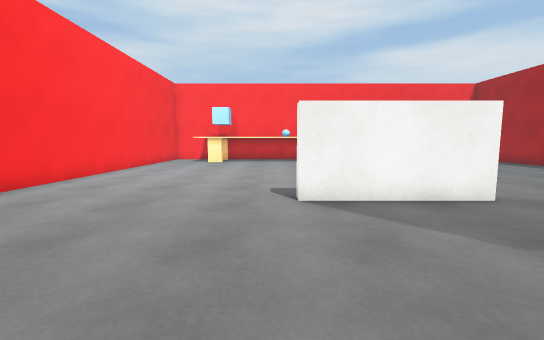
View 1 (above)

16 first-person views from a walk through a 3-D level made in the Unity game engine. The camera is 1.2 m above the floor, tilts 6° down and sees 90° across. The floor is counted in squares, 1 m on a side. Each view is taken from the middle of a square. On the plan, view 1 faces up. The plan holds only what a view shows up to about 13 squares ahead; the rest is blank. The player is left out. Surface patterns are stand-ins for the level's own textures.

View 2
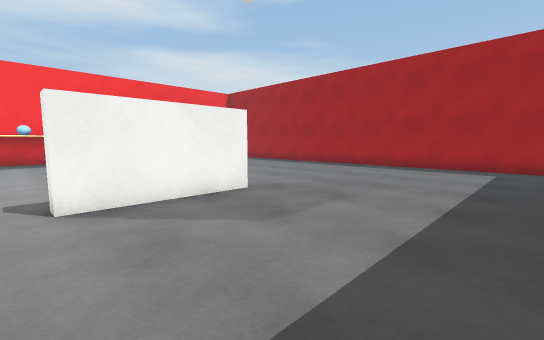

View 3
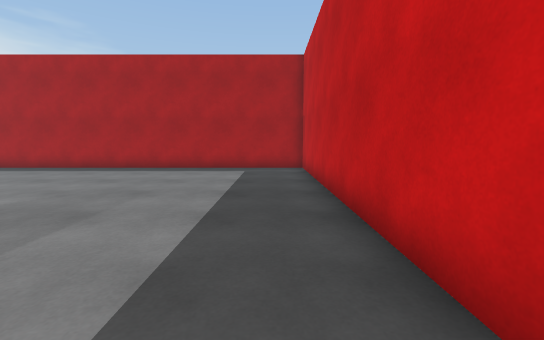

View 4
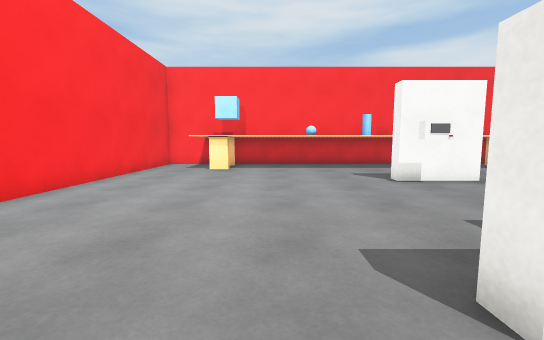

View 5
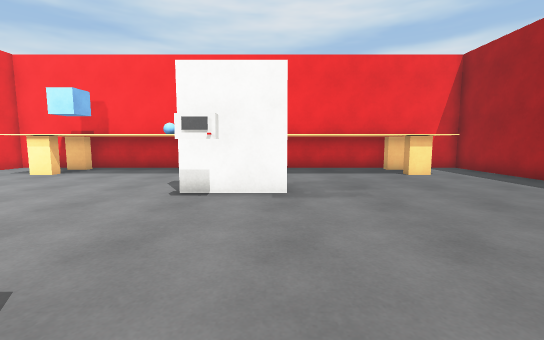

View 6
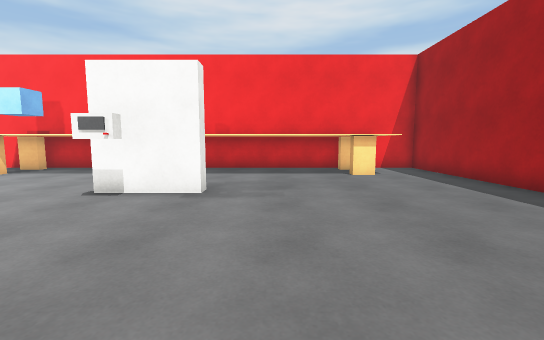

View 7
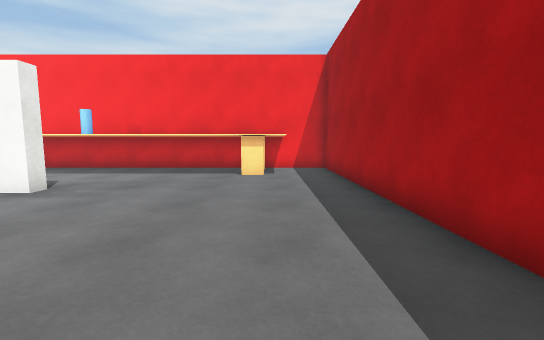

View 8
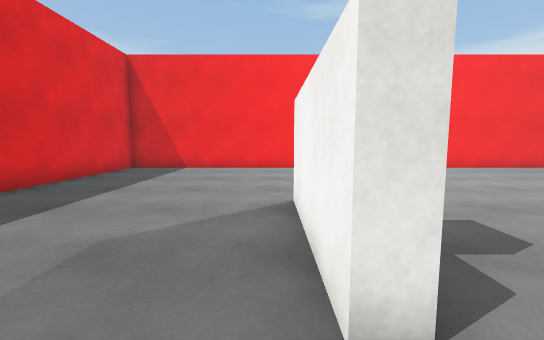

View 9
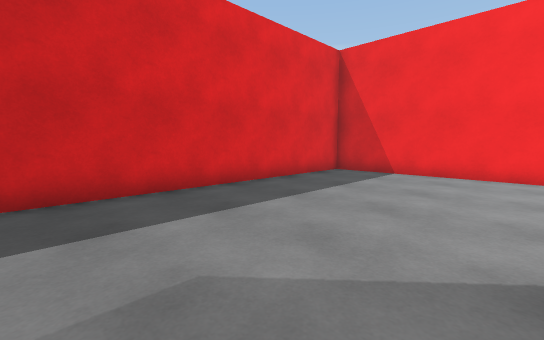

View 10
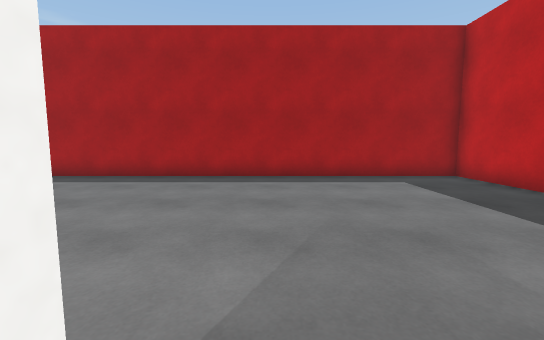

View 11
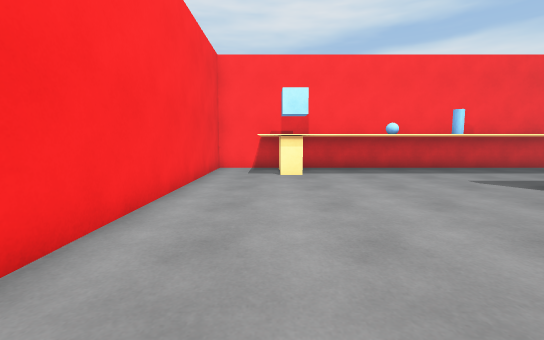

View 12
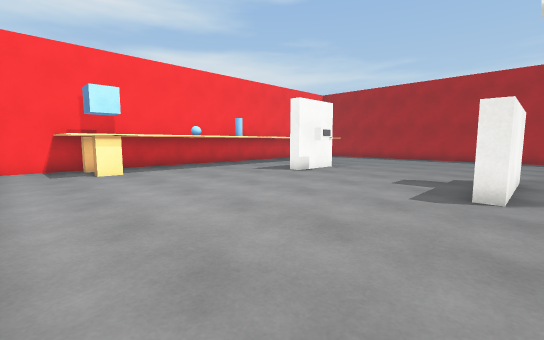

View 13
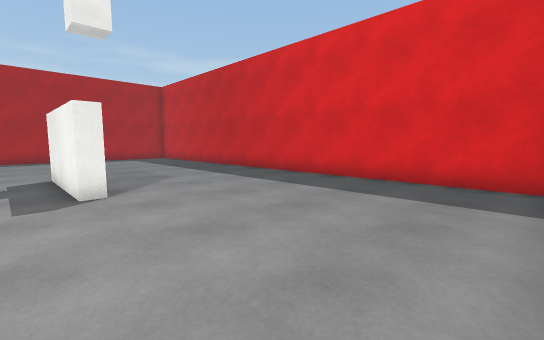

View 14
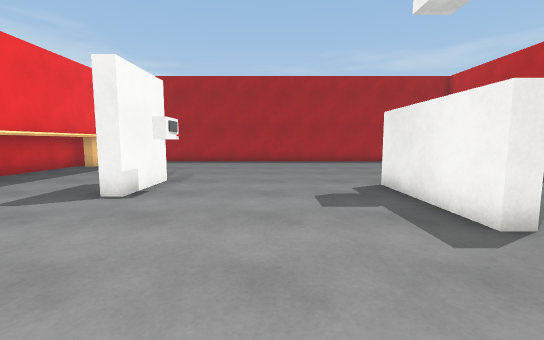

View 15
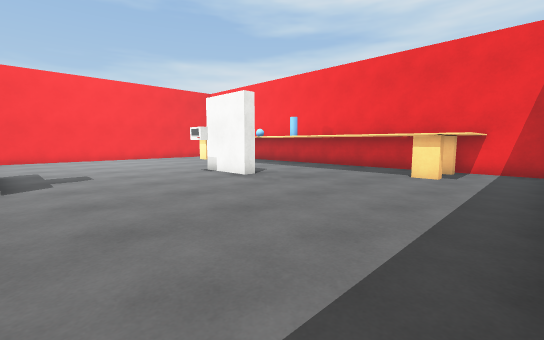

View 16
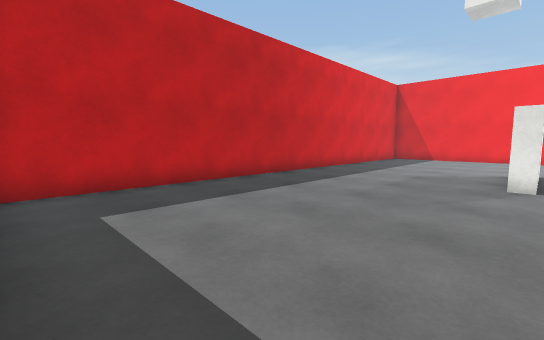

### Floor plan
Key: @ floor where view 1 was taken; # wall or solid block; . floor; ^ raised ledge; O other object.
Columns run from 7 left of view 1 to 14 right of it. Each row starts with its distance up from view 1.
 19 ###^^^^^^^^^^^^^^^^###
 18 #..^O^^ ^^^^^^^^^^^..#
 17 #..     O ^O       ..#
 16 #..^^^^^^^^^^^^^^^^..#
 15 #....................#
 14 #....................#
 13 #.........###........#
 12 #.........###........#
 11 #.........OO.........#
 10 #....................#
  9 #....................#
  8 #....................#
  7 #....................#
  6 #.......####.........#
  5 #....................#
  4 #....................#
  3 #....................#
  2 #....................#
  1 #....................#
  0 #......@.............#
 -1 #....................#
 -2 ######################

Where each view was taken, in squares from view 1:
view 1: 0 up, 0 right, facing up
view 2: 0 up, 0 right, facing up-right
view 3: 0 up, 1 right, facing right
view 4: 4 up, 1 left, facing up
view 5: 6 up, 5 right, facing up
view 6: 6 up, 7 right, facing up
view 7: 6 up, 11 right, facing up
view 8: 5 up, 6 right, facing left
view 9: 5 up, 4 right, facing down-left
view 10: 5 up, 4 right, facing right
view 11: 6 up, 4 left, facing up
view 12: 5 up, 6 left, facing up-right
view 13: 7 up, 6 left, facing down-right
view 14: 9 up, 3 left, facing right
view 15: 6 up, 13 right, facing up-left
view 16: 6 up, 13 right, facing down-left
